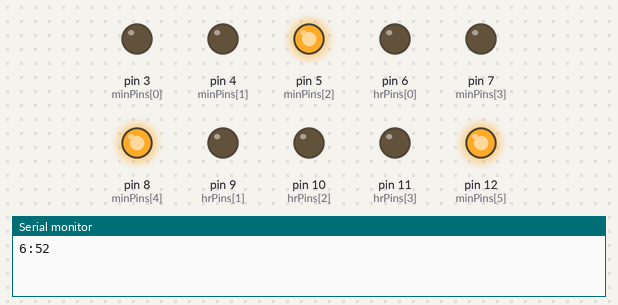
Bench run of a sketch on a simulated Arduino Uno, built with avr-gcc and run on an emulated ATmega328P. Parts: output pins drawn as LEDs (lit = HIGH), the last lines printed to the serial monitor. The local clock reads 2024-03-15 10:24:30 at power-on unless the sketch sets it.

Above: at 0.1 s.
At 4.21 s:
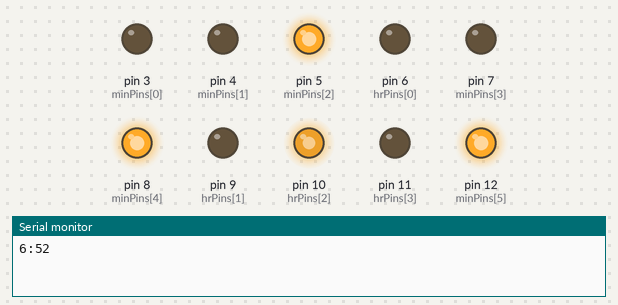
At 8.28 s:
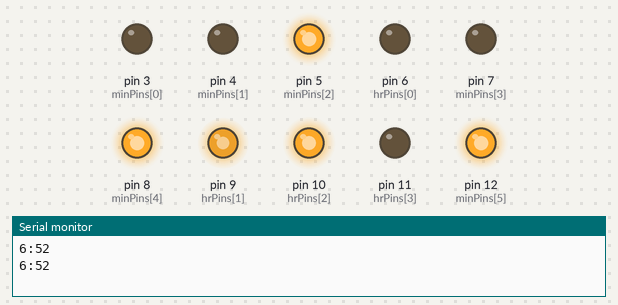
At 17.42 s:
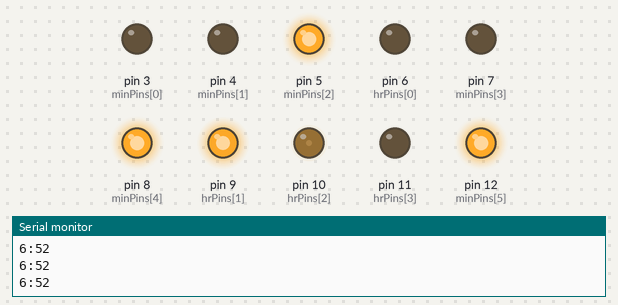
At 26.89 s:
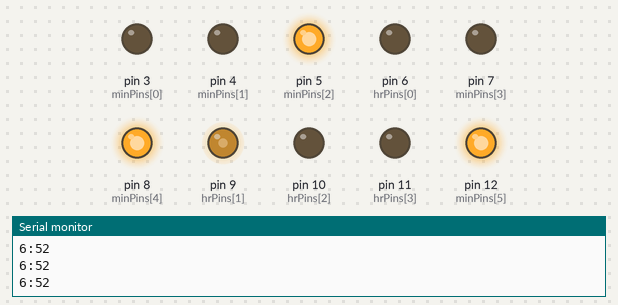
At 35.6 s:
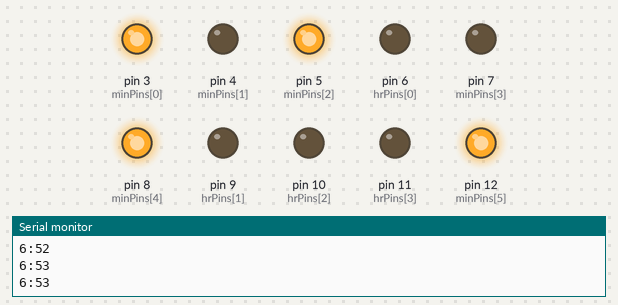
Timing chart, 0 to 40.0 s (numbered marks = the images above):
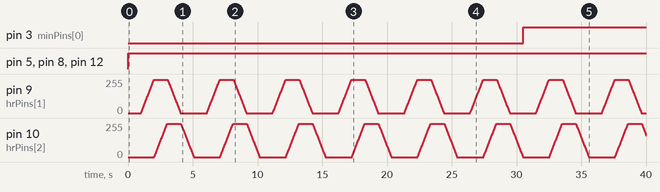

The sketch:

binary_clock.ino
```cpp
/*
Binary Clock program based on the DS323 library

Beerware by Craig McIntyre (thebirdsbeak.com)

With grateful thanks to those responsible for the DS3231.h library.
*/

#include <Wire.h>
#include "DS3231.h"
RTClib RTC;
DS3231 Clock;

byte hr;
byte mn;

 byte set_hour = 06; // Uncomment to set time
 byte set_min = 52; // Uncomment to set time

const byte numMinPins = 6;
const byte numHrPins = 4;
byte minPins[] = {3, 4, 5, 7, 8, 12};
byte hrPins[] = {6, 9, 10, 11};

void setup() {

    Serial.begin(57600); // Uncomment for debugging
    Wire.begin();

    for (int thisPin = 0; thisPin < numMinPins; thisPin++) {
      pinMode(minPins[thisPin], OUTPUT);
    }

    for (int thisPin = 0; thisPin < numHrPins; thisPin++) {
      pinMode(hrPins[thisPin], OUTPUT);
    }

    Clock.setClockMode(true);  // set to 12h time (not 24h)
    Clock.setHour(set_hour); // Uncomment to set hour
    Clock.setMinute(set_min); //Uncomment to set minute

}


void loop() {

    DateTime now = RTC.now();
    hr = now.hour(), DEC;
    mn = now.minute(), DEC;

    Serial.print(hr); // Uncomment for debugging
    Serial.print(":"); // Uncomment for debugging
    Serial.println(mn); // Uncomment for debugging


    for (byte i=0; i<numMinPins; i++) {
      byte state = bitRead(mn, i);
      digitalWrite(minPins[i], state);
    }

    delay(1000);
    for (byte i=0; i<numHrPins; i++) {
      byte state = bitRead(hr, i);
      if (state == 1) {
        for (int fadeValue = 0 ; fadeValue <= 250; fadeValue += 5) {
          analogWrite(hrPins[i], fadeValue);
          delay(20);
        }
      }
    }

    for (byte i=0; i<numHrPins; i++) {
      byte state = bitRead(hr, i);
      if (state == 1) {
        for (int fadeValue = 250 ; fadeValue >= 0; fadeValue -= 5) {
          analogWrite(hrPins[i], fadeValue);
          delay(20);
        }
      }
    }

}
```

Measured:
- by itself, pin 3 (minPins[0]): LOW → HIGH at 30.5 s
- by itself, pin 5 (minPins[2]), pin 8 (minPins[4]), pin 12 (minPins[5]): LOW → HIGH at 0.00 s
